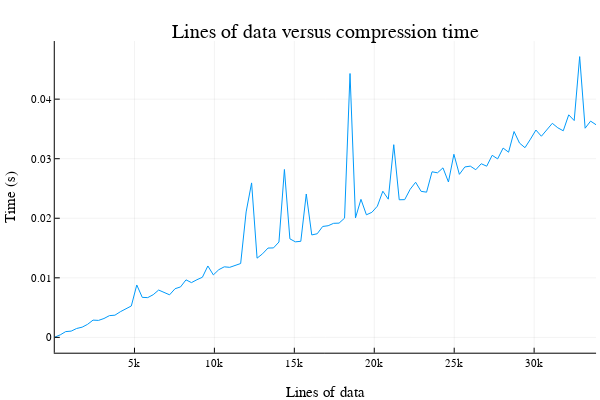

The cell this chart's notebook holds for it:
### Code cell
fig1 = plot(df."Lines of Data", df."Compress Time (s)");
xlabel!("Lines of data");
ylabel!("Time (s)")
title!("Lines of data versus compression time")
display(fig1);

### Figure 1 — Plotly figure (JSON) as saved in the notebook; plotly's stock layout.template omitted (floating-point values rounded to 4 significant figures)
{"data": [{"colorbar": {"title": ""}, "legendgroup": "", "line": {"color": "rgba(0, 154, 250, 1.000)", "dash": "solid", "shape": "linear", "width": 1}, "mode": "lines", "name": "", "showlegend": false, "type": "scatter", "x": [15, 357, 699, 1041, 1383, 1725, 2067, 2409, 2751, 3093, 3435, 3777, 4119, 4461, 4803, 5145, 5487, 5829, 6171, 6513, 6855, 7197, 7539, 7881, 8223, 8565, 8907, 9249, 9591, 9933, 10275, 10617, 10959, 11301, 11643, 11985, 12327, 12669, 13011, 13353, 13695, 14037, 14379, 14721, 15063, 15405, 15747, 16089, 16431, 16773, 17115, 17457, 17799, 18141, 18483, 18825, 19167, 19509, 19851, 20193, 20535, 20877, 21219, 21561, 21903, 22245, 22587, 22929, 23271, 23613, 23955, 24297, 24639, 24981, 25323, 25665, 26007, 26349, 26691, 27033, 27375, 27717, 28059, 28401, 28743, 29085, 29427, 29769, 30111, 30453, 30795, 31137, 31479, 31821, 32163, 32505, 32847, 33189, 33531, 33873], "xaxis": "x", "y": [4.125e-05, 0.000421, 0.0009682, 0.001049, 0.00149, 0.001711, 0.002189, 0.002895, 0.002849, 0.003166, 0.003649, 0.003724, 0.004308, 0.004853, 0.005272, 0.008795, 0.006715, 0.006674, 0.007163, 0.007945, 0.007495, 0.007146, 0.008169, 0.00847, 0.009658, 0.009194, 0.009679, 0.01009, 0.01199, 0.01049, 0.01136, 0.01185, 0.01176, 0.0121, 0.0124, 0.02106, 0.02594, 0.0133, 0.01403, 0.015, 0.01502, 0.01601, 0.02819, 0.01655, 0.01604, 0.01613, 0.02407, 0.0172, 0.0174, 0.01862, 0.01874, 0.01915, 0.01919, 0.02002, 0.0443, 0.02006, 0.02318, 0.02058, 0.021, 0.02203, 0.02454, 0.0232, 0.03236, 0.0231, 0.02313, 0.02486, 0.02605, 0.02452, 0.02438, 0.0278, 0.02763, 0.02846, 0.02608, 0.03075, 0.02737, 0.02861, 0.02875, 0.02815, 0.02915, 0.02874, 0.03057, 0.02997, 0.03179, 0.03109, 0.03456, 0.03262, 0.03185, 0.03328, 0.03481, 0.03377, 0.03483, 0.03594, 0.03519, 0.03469, 0.03737, 0.0364, 0.04714, 0.03512, 0.03631, 0.0357], "yaxis": "y", "zmax": null, "zmin": null}], "layout": {"annotations": [{"font": {"color": "rgba(0, 0, 0, 1.000)", "family": "sans-serif", "size": 20}, "rotation": 0, "showarrow": false, "text": "Lines of data versus compression time", "x": 0.5424, "xanchor": "center", "xref": "paper", "y": 1, "yanchor": "top", "yref": "paper"}], "height": 400, "legend_position": {"bgcolor": "rgba(255, 255, 255, 1.000)", "bordercolor": "rgba(0, 0, 0, 1.000)", "borderwidth": 1, "font": {"color": "rgba(0, 0, 0, 1.000)", "family": "sans-serif", "size": 11}, "title": {"font": {"color": "rgba(0, 0, 0, 1.000)", "family": "sans-serif", "size": 15}, "text": ""}, "tracegroupgap": 0, "traceorder": "normal", "x": 1, "xanchor": "auto", "y": 1, "yanchor": "auto"}, "margin": {"b": 20, "l": 0, "r": 0, "t": 20}, "paper_bgcolor": "rgba(255, 255, 255, 1.000)", "plot_bgcolor": "rgba(255, 255, 255, 1.000)", "showlegend": true, "width": 600, "xaxis": {"anchor": "y", "domain": [0.09128, 0.9934], "gridcolor": "rgba(0, 0, 0, 0.100)", "gridwidth": 0.5, "linecolor": "rgba(0, 0, 0, 1.000)", "mirror": false, "showgrid": true, "showline": true, "showticklabels": true, "tickangle": 0, "tickcolor": "rgb(0, 0, 0)", "tickfont": {"color": "rgba(0, 0, 0, 1.000)", "family": "sans-serif", "size": 11}, "ticks": "inside", "title": "Lines of data", "titlefont": {"color": "rgba(0, 0, 0, 1.000)", "family": "sans-serif", "size": 15}, "type": "-", "visible": true, "zeroline": false, "zerolinecolor": "rgba(0, 0, 0, 1.000)"}, "yaxis": {"anchor": "x", "domain": [0.07581, 0.9415], "gridcolor": "rgba(0, 0, 0, 0.100)", "gridwidth": 0.5, "linecolor": "rgba(0, 0, 0, 1.000)", "mirror": false, "showgrid": true, "showline": true, "showticklabels": true, "tickangle": 0, "tickcolor": "rgb(0, 0, 0)", "tickfont": {"color": "rgba(0, 0, 0, 1.000)", "family": "sans-serif", "size": 11}, "ticks": "inside", "title": "Time (s)", "titlefont": {"color": "rgba(0, 0, 0, 1.000)", "family": "sans-serif", "size": 15}, "type": "-", "visible": true, "zeroline": false, "zerolinecolor": "rgba(0, 0, 0, 1.000)"}}}
